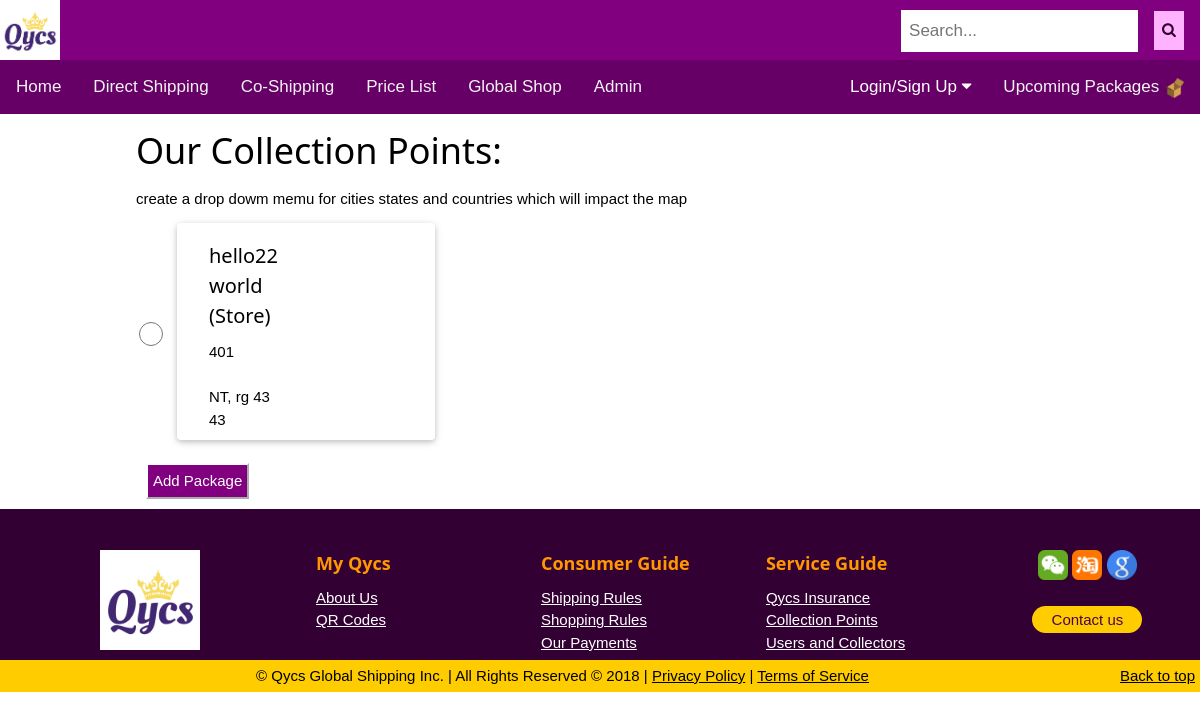
Screenshot of /collection-points/ with the database file from the repository.
### main/models.py (models this page shows, shortened)
class Address_Common_Info(models.Model):
	address = models.CharField(max_length=500, default='',verbose_name='地址' )
	apt = models.CharField(blank=True, max_length=10, default='',verbose_name='Apartment' )
	city = models.CharField(max_length=100, default='',verbose_name= 'City')
	state = models.CharField(max_length=100, default='',verbose_name= 'State')
	country = models.CharField(max_length=100, default='',verbose_name= 'Country')
	zipcode = models.CharField(max_length=5, default='', verbose_name= 'Zip Code')
	memo = models.TextField(blank = True, default='', verbose_name= 'Address Meno')
	class Meta:
		abstract = True

class CollectionPoint(Address_Common_Info):
	collector = models.OneToOneField(
		User,
		on_delete=models.PROTECT,
		primary_key=True,
		verbose_name= 'Collector'
	)
	created_date = models.DateTimeField(auto_now_add = True, blank=True, null=True)
	name = models.CharField(max_length = 16, unique = True, default='', verbose_name= 'Collection Point Name')
	license = models.CharField(max_length = 32, default='',verbose_name= 'License Number')
	license_type = models.CharField(max_length = 32, default='',verbose_name= 'License Type')
	license_image = models.ImageField(upload_to = 'collector_license', blank = 'True')
	id_image = models.ImageField(upload_to = 'collector_id')
	store = models.BooleanField(default = True, verbose_name= 'Store')
	store.boolean = True
	status = models.BooleanField(default = False, verbose_name= 'Avaliable')
	status.boolean = True
	image = models.ImageField(upload_to = 'collector_image', blank ='True')

### main/views.py (the view, shortened to what this page needs)
# urls.py: path('collection-points/', views.CollectionPointView.as_view(), name='collection_points'),
class CollectionPointView(TemplateView):
	template_name = 'main/collectionpoints.html'
	col_list = CollectionPoint.objects.filter(status=True)
	def get(self, request):
		return render(request, self.template_name, {'col_list': self.col_list,})

### main/templates/main/collectionpoints.html (shortened to what this page needs)
{% extends "main/base.html" %}
{% block content %}
<div class="w3-cell w3-mobile">
    <div class="w3-threequarter w3-container">
        <h1> Our Collection Points: </h1>
        create a drop dowm memu for cities states and countries which will impact the map
        <form method="post">
            <table>
                {% for choice in col_list %}
                    <tr><td>
                        <input type="radio" name="choice" class=" w3-radio" id="choice{{ forloop.counter }}" value="{{ choice.pk }}"
                            {% if choice == user.userprofile.default_col %} checked="checked" {% endif %} />
                        </td>
                        <td><div class="w3-card-2 w3-round w3-container">
                            <label for="choice{{ forloop.counter }}">
                                <div class="w3-half w3-container">
                                    <h4>{{choice.name}}
                                    {% if choice.store %}
                                        (Store)
                                    {% else %}
                                        (Personal Place)
                                    {% endif %}</h4>
                                    {{choice.address}}<br/>
                                    {{choice.apt}}<br/>
                                    {{choice.city}}, {{choice.state}} {{choice.zipcode}}<br/>
                                    {{choice.country}}<br/>
                                </div>
                            </label>
                        </div></td>
                    </tr>
                {% endfor %}
            </table>
            <input type="submit" value="Add Package" />
        </form>
    </div>
</div>
<div class="w3-cell w3-container w3-mobile">
</div>
{% endblock %}

### main/static/css/style.css (style rules this page uses)
body { font-family: Arial, Helvetica, sans-serif; }
.w3-cell-row button, input[type="submit"] { background-color: #800080; color: #fff; padding: 5px 5px 5px 5px; border-width: 2px; border-color: #fff; border-style: outset; min-width: 70px; margin: 10px; }
.w3-card-2 { margin: 10px; }

### main/static/css/w3.css (style rules this page uses)
html { box-sizing:border-box }
*,*:before,*:after { box-sizing:inherit }
html { -ms-text-size-adjust:100%;-webkit-text-size-adjust:100% }
body { margin:0 }
button,input,select,textarea { font:inherit;margin:0 }
button,input { overflow:visible }
button,html [type=button],[type=reset],[type=submit] { -webkit-appearance:button }
[type=checkbox],[type=radio] { padding:0 }
html,body { font-family:Verdana,sans-serif;font-size:15px;line-height:1.5 }
html { overflow-x:hidden }
h1 { font-size:36px }
h4 { font-size:20px }
h1,h2,h3,h4,h5,h6 { font-family:"Segoe UI",Arial,sans-serif;font-weight:400;margin:10px 0 }
.w3-check,.w3-radio { width:24px;height:24px;position:relative;top:6px }
.w3-container:after,.w3-container:before,.w3-panel:after,.w3-panel:before,.w3-row:after,.w3-row:before,.w3-row-padding:after,.w3-row-padding:before, .w3-cell-row:before,.w3-cell-row:after,.w3-clear:after,.w3-clear:before,.w3-bar:before,.w3-bar:after { content:"";display:table;clear:both }
.w3-col,.w3-half,.w3-third,.w3-twothird,.w3-threequarter,.w3-quarter { float:left;width:100% }
@media (min-width:601px) { .w3-col.m6,.w3-half { width:49.99999% } }
@media (min-width:601px) { .w3-col.m9,.w3-threequarter { width:74.99999% } }
.w3-cell { display:table-cell }
.w3-round,.w3-round-medium { border-radius:4px }
.w3-container,.w3-panel { padding:0.01em 16px }
.w3-card,.w3-card-2 { box-shadow:0 2px 5px 0 rgba(0,0,0,0.16),0 2px 10px 0 rgba(0,0,0,0.12) }

### rows the page displays
CollectionPoint: name "hello22 world", store "(Store)", address "401", city "NT", state "rg", zipcode "43", country "43"
